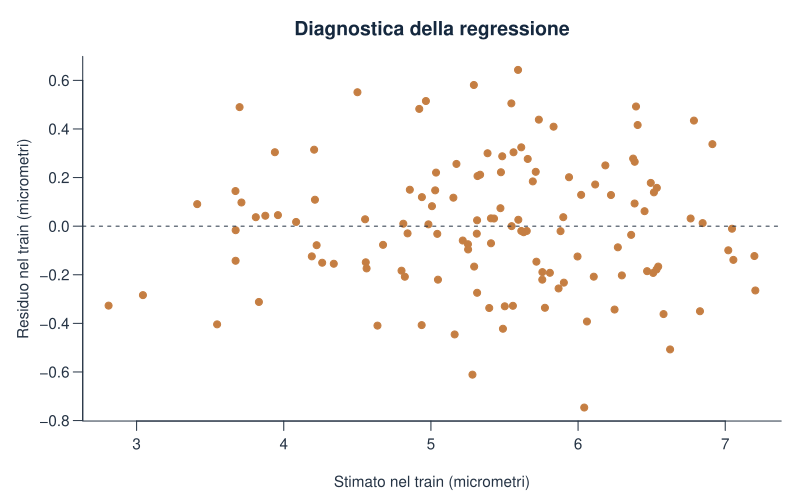

Here is the R script that generated this plot:
stile_grafico()
plot(fitted(mod),residuals(mod),pch=19,col=palette_geo[2],
  xlab="Stimato nel train (micrometri)",ylab="Residuo nel train (micrometri)",
  main="Diagnostica della regressione")
abline(h=0,lty=2)
data.frame(n_train=nobs(mod),sd_residua=sigma(mod),df_residui=df.residual(mod))
